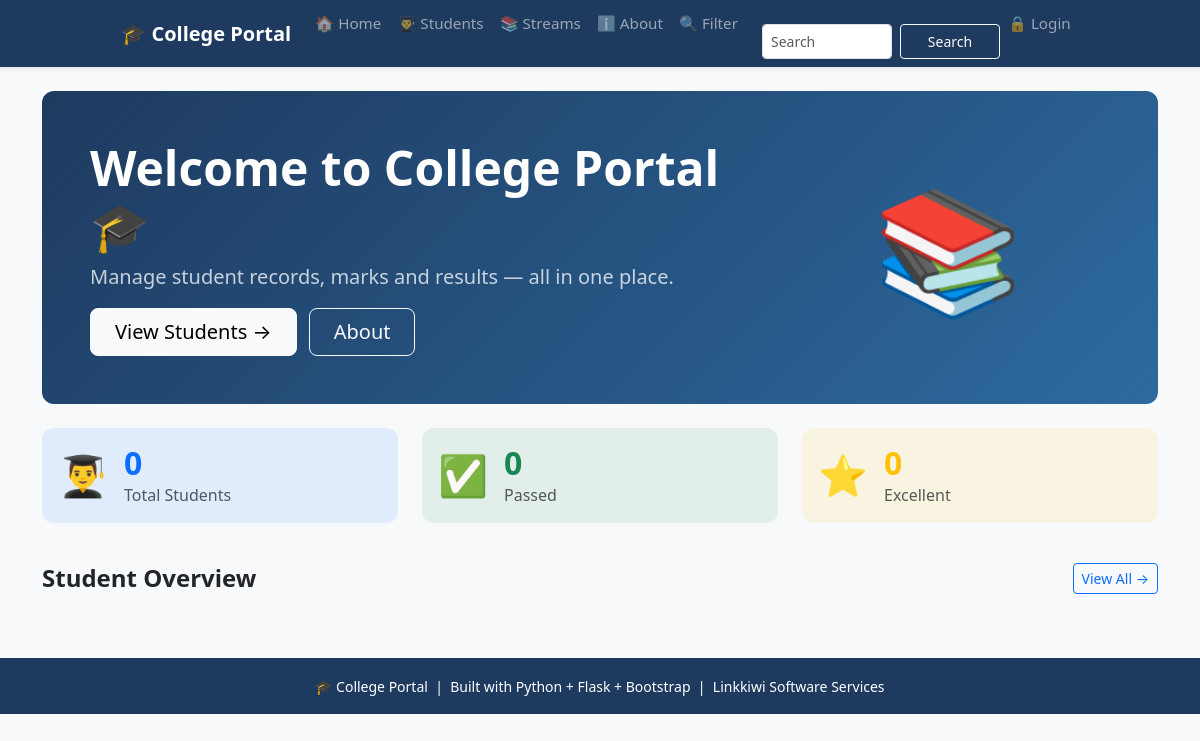
Before: / with the older database file.
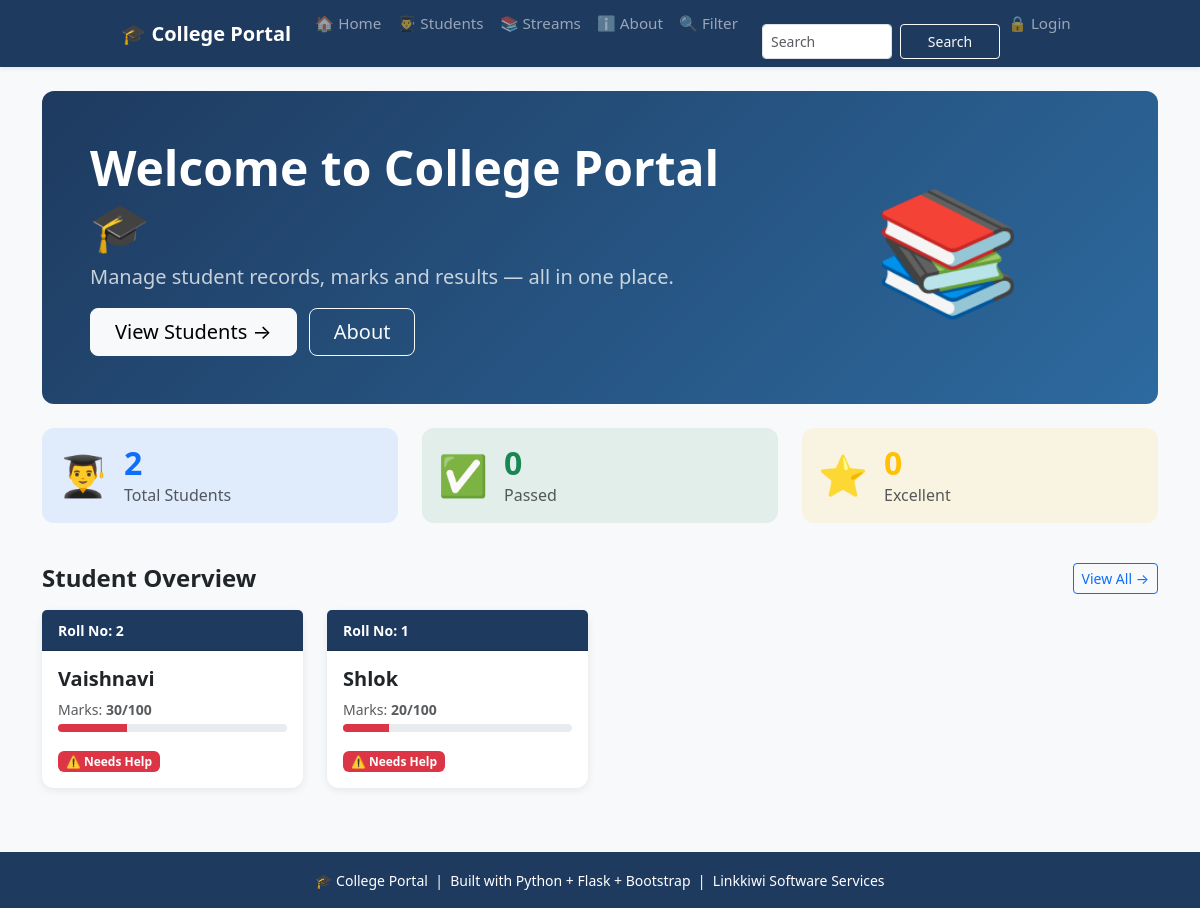
After: the same page with the newer database file.
### tables this page shows
CREATE TABLE students (
                    id INTEGER PRIMARY KEY AUTOINCREMENT,
                    name TEXT NOT NULL,
                    roll INTEGER NOT NULL,
                    marks INTEGER NOT NULL,
                    subject TEXT NOT NULL,
                    attendance INTEGER DEFAULT 0
                 );

### app.py (the view)
@app.route("/")
def home():
    conn = get_db()
    students = conn.execute('SELECT * FROM students ORDER BY id DESC').fetchall()
    total = conn.execute('SELECT COUNT(*) FROM students').fetchone()[0]
    passed = conn.execute('SELECT COUNT(*) FROM students WHERE marks >= 45').fetchone()[0]
    excellent = conn.execute('SELECT COUNT(*) FROM students WHERE marks >= 90').fetchone()[0]
    conn.close()
    return render_template("home.html", students=students,
                           total=total, passed=passed, excellent=excellent)

### database.py (called while the page is built)
def get_db():
   conn = sqlite3.connect(DB_PATH)
   conn.row_factory = sqlite3.Row  # To access columns by name
   return conn

### templates/home.html (shortened to what the changed rows need)
{% extends 'base.html' %}
{% block content %}
<div class="hero-section p-5 mb-4">
    <div class="row align-items-center">
        <div class="col-md-8">
            <h1 class="display-5 fw-bold mb-2">
                Welcome to College Portal 🎓
            </h1>
        </div>
    </div>
</div>
<div class="row mb-4">
    <div class="col-md-4 mb-3">
        <div class="card stat-card p-3 bg-primary bg-opacity-10">
            <div class="d-flex align-items-center">
                <div class="ms-3">
                    <h2 class="fw-bold text-primary mb-0">
                        {{ students|length }}
                    </h2>
                    <p class="text-muted mb-0">Total Students</p>
                </div>
            </div>
        </div>
    </div>
    <div class="col-md-4 mb-3">
        <div class="card stat-card p-3 bg-success bg-opacity-10">
            <div class="d-flex align-items-center">
                <div class="ms-3">
                    {% set passed = students|selectattr('marks','ge',60)|list %}
                    <h2 class="fw-bold text-success mb-0">
                        {{ passed|length }}
                    </h2>
                </div>
            </div>
        </div>
    </div>
    <div class="col-md-4 mb-3">
        <div class="card stat-card p-3 bg-warning bg-opacity-10">
            <div class="d-flex align-items-center">
                <div class="ms-3">
                    {% set excellent = students|selectattr('marks','ge',90)|list %}
                    <h2 class="fw-bold text-warning mb-0">
                        {{ excellent|length }}
                    </h2>
                </div>
            </div>
        </div>
    </div>
</div>
<div class="row">
    {% for student in students %}
    <div class="col-12 col-md-6 col-lg-3 mb-3">
        <div class="card student-card h-100">
            <div class="card-header py-2"
                 style="background-color: #1e3a5f; color:white;">
                <small class="fw-bold">Roll No: {{ student.roll }}</small>
            </div>
            <div class="card-body">
                <h5 class="card-title fw-bold">{{ student.name }}</h5>
                <p class="card-text text-muted small mb-1">
                    Marks: <strong>{{ student.marks }}/100</strong>
                </p>
                <div class="progress mb-3" style="height:8px;">
                    <div class="progress-bar
                        {% if student.marks >= 90 %}bg-success
                        {% elif student.marks >= 75 %}bg-primary
                        {% elif student.marks >= 60 %}bg-warning
                        {% else %}bg-danger{% endif %}"
                        style="width: {{ student.marks }}%">
                    </div>
                </div>
                {% if student.marks >= 90 %}
                    <span class="badge bg-success">🏆 Excellent</span>
                {% elif student.marks >= 75 %}
                    <span class="badge bg-primary">👍 Good</span>
                {% elif student.marks >= 60 %}
                    <span class="badge bg-warning text-dark">📈 Average</span>
                {% else %}
                    <span class="badge bg-danger">⚠️ Needs Help</span>
                {% endif %}
            </div>
        </div>
    </div>
    {% endfor %}
</div>
{% endblock %}

Changed rows visible on the page:
added students: roll "2", name "Vaishnavi", marks "30", shows "⚠️ Needs Help"
added students: roll "1", name "Shlok", marks "20", shows "⚠️ Needs Help"
Other visible differences:
{{ students|length }}: "0" → "2"
